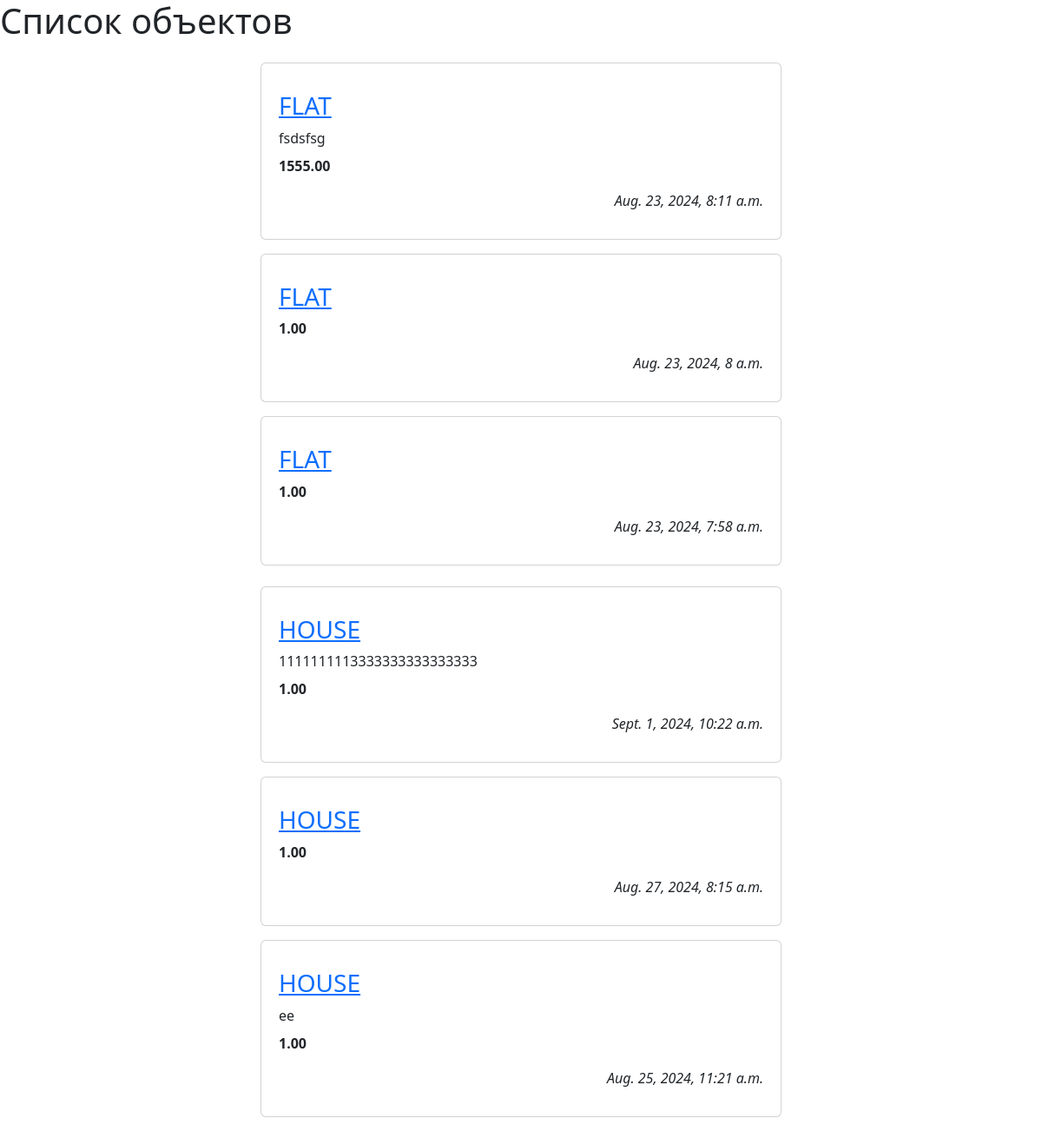
The app's page /real_estate/user/ (signed in) with its own data.
### estate/models/flat.py (models this page shows, shortened)
class Flat(RealEstate):
    def __init__(self, *args, **kwargs):
        super(Flat,self).__init__(*args, **kwargs)
    floor = models.IntegerField(default=1)
    number_of_storeys = models.IntegerField(default=1)
    type = models.CharField(choices=TypeFlat, default=TypeFlat.FLAT, max_length=15)
    rooms = models.IntegerField(default=1)
    class Meta:
        verbose_name = 'Кварира'
        verbose_name_plural = 'Квартиры'
        ordering = ['-created_at']

### estate/models/real_estate.py (models this page shows)
class RealEstate(models.Model):
    author = models.ForeignKey(User, on_delete=models.CASCADE, related_name='real_estates')
    id_object = models.CharField(max_length=100)
    description = models.TextField(max_length=5000, blank=True, null=True)
    site_link = models.CharField(max_length=255)
    created_at = models.DateTimeField(auto_now_add=True)
    square = models.FloatField(default=1.0)
    price = models.DecimalField(default=1.00, max_digits=10, decimal_places=2)
    district = models.ForeignKey('District', on_delete=models.DO_NOTHING, related_name='real_estates', default=1)
    number_address_building = models.CharField(max_length=5, default=1)
    number_address_appart = models.CharField(max_length=5, default=1)
    city = models.ForeignKey('City', on_delete=models.DO_NOTHING, related_name='real_estates', default=1)
    street = models.ForeignKey('Street', on_delete=models.DO_NOTHING, related_name='real_eatates', default=1)

### estate/models/house.py (models this page shows, shortened)
class House(RealEstate):
    def __init__(self, *args, **kwargs):
        super(House,self).__init__(*args, **kwargs)
    area = models.FloatField()
    type = models.CharField(choices=TypeHouse, default=TypeHouse.HOUSE, max_length=15)
    rooms = models.IntegerField(default=1)
    class Meta:
        verbose_name = 'Дом'
        verbose_name_plural = 'Дома'
        ordering = ['-created_at']

### real_estate/controllers/real_estates.py (the view)
# urls.py: path('user/', real_estates.UserRealEstateListView.as_view(), name="list_user_real_estates"),
class UserRealEstateListView(View):
    def get(self, request):
        context = {
            'flats': RealEstateService(FlatRepository()).user_list_objects(request.user),
            'houses': RealEstateService(HouseRepository()).user_list_objects(request.user)
        }
        return render(request, 'real_estate/list_user_real_estates.html', context=context)

### real_estate/real_estate_service.py (called while the page is built)
    def user_list_objects(self, user):
        return self.repository.list_user_objects(user)

### real_estate/repository.py (called while the page is built)
    def list_user_objects(self, user):
        return self.model.objects.filter(author=user)

    def list_user_objects(self, user):
        return self.model.objects.filter(author=user)

### templates/real_estate/list_user_real_estates.html (shortened to what this page needs)
{% extends "base.html" %}
{% block content %}
{% if user.is_authenticated %}
  <h1>Список объектов</h1>
  {% if flats %}
      <div class="vstack gap-3 my-4 justify-content-center align-items-center" >
          {% for flat in flats %}
              <div class="card"  style="width:50%">
                  <div class="row p-3">
                      <div class="col-md-10 card-body">
                          <h3 class="card-title"><a href="{% url 'detail_flat' pk=flat.id %}">
                          {{ flat.type}}</a></h3>
                      <div class="card-text mb-2">{{ flat.description }}</div>
                          <p class="card-text fw-bold">{{ flat.price }}</p>
                          <p class="card-text text-end fst-italic">
                          {{ flat.created_at }}</p>
                      </div>
                  </div>
              </div>
          {% endfor %}
      </div>
  {% endif %}
  {% if houses %}
      <div class="vstack gap-3 my-4 justify-content-center align-items-center" >
          {% for house in houses %}
              <div class="card"  style="width:50%">
                  <div class="row p-3">
                      <div class="col-md-10 card-body">
                          <h3 class="card-title"><a href="{% url 'detail_house' pk=house.id %}">
                          {{ house.type}}</a></h3>
                      <div class="card-text mb-2">{{ house.description }}</div>
                          <p class="card-text fw-bold">{{ house.price }}</p>
                          <p class="card-text text-end fst-italic">
                          {{ house.created_at }}</p>
                      </div>
                  </div>
              </div>
          {% endfor %}
      </div>
  {% endif %}
{% else %}
  <p>You are not logged in</p>
  <a href="{% url 'login' %}">Log In</a> |
  <a href="{% url 'register' %}">Sign Up</a>
{% endif %}
{% endblock %}

### records on screen
Flat: type "FLAT", description "fsdsfsg", price "1555.00", created_at "Aug. 23, 2024, 8:11 a.m."
Flat: type "FLAT", price "1.00", created_at "Aug. 23, 2024, 8 a.m."
Flat: type "FLAT", price "1.00", created_at "Aug. 23, 2024, 7:58 a.m."
House: type "HOUSE", description "1111111113333333333333333", price "1.00", created_at "Sept. 1, 2024, 10:22 a.m."
House: type "HOUSE", price "1.00", created_at "Aug. 27, 2024, 8:15 a.m."
House: type "HOUSE", description "ee", price "1.00", created_at "Aug. 25, 2024, 11:21 a.m."
